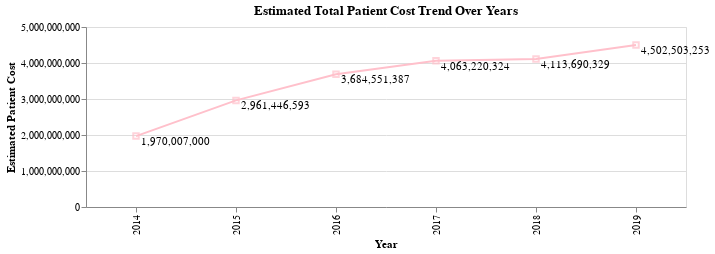

The cell this chart's notebook holds for it:
### Markdown cell above
### Line chart to show total cost trend over years ( not used)

### Code cell
line_chart = alt.Chart(df_agg_all).mark_line().encode(
    x='year:O',  # Use year as a temporal field
    y=alt.Y('estimated_patient_out_of_pocket:Q', title='Estimated Patient Cost'),
    tooltip=['year:T', 'estimated_patient_out_of_pocket:Q'],
    color=alt.value('pink')# Show tooltips with year and cost
).properties(
    width=600,  # Adjust the width of the chart as needed
    height=180,  # Adjust the height of the chart as needed
    title='Estimated Total Patient Cost Trend Over Years'
)

circle = alt.Chart(df_agg_all).mark_point(shape='square',color='pink').encode(
    x='year:O',
    y=alt.Y('estimated_patient_out_of_pocket:Q', title='Estimated Patient Cost'),
    tooltip=['year:T', 'estimated_patient_out_of_pocket:Q'],
)

# Create text labels using mark_text()
text = alt.Chart(df_agg_all).mark_text(
    align='left',
    baseline='top',
    dx=5,  # Adjust the horizontal offset for the labels as needed
).encode(
    x=alt.X('year:O', title='Year'),
    y=alt.Y('estimated_patient_out_of_pocket:Q', title='Estimated Patient Cost'),
    text=alt.Text("estimated_patient_out_of_pocket:Q", format=",.0f")
    #text='estimated_patient_out_of_pocket:Q',  # Display the cost as text
)


line_chart_Final=line_chart+circle+text

line_chart_Final

### Figure 1 — Vega-Lite specification as saved in the notebook (floating-point values rounded to 4 significant figures)
{"config": {"view": {"continuousWidth": 300, "continuousHeight": 300}}, "layer": [{"mark": {"type": "line"}, "encoding": {"color": {"value": "pink"}, "tooltip": [{"field": "year", "type": "temporal"}, {"field": "estimated_patient_out_of_pocket", "type": "quantitative"}], "x": {"field": "year", "type": "ordinal"}, "y": {"field": "estimated_patient_out_of_pocket", "title": "Estimated Patient Cost", "type": "quantitative"}}, "title": "Estimated Total Patient Cost Trend Over Years"}, {"mark": {"type": "point", "color": "pink", "shape": "square"}, "encoding": {"tooltip": [{"field": "year", "type": "temporal"}, {"field": "estimated_patient_out_of_pocket", "type": "quantitative"}], "x": {"field": "year", "type": "ordinal"}, "y": {"field": "estimated_patient_out_of_pocket", "title": "Estimated Patient Cost", "type": "quantitative"}}}, {"mark": {"type": "text", "align": "left", "baseline": "top", "dx": 5}, "encoding": {"text": {"field": "estimated_patient_out_of_pocket", "format": ",.0f", "type": "quantitative"}, "x": {"field": "year", "title": "Year", "type": "ordinal"}, "y": {"field": "estimated_patient_out_of_pocket", "title": "Estimated Patient Cost", "type": "quantitative"}}}], "data": {"name": "data-b7081493cf3cc1ca0acdd2ba53ba454b"}, "height": 180, "width": 600, "$schema": "https://vega.github.io/schema/vega-lite/v5.14.1.json", "datasets": {"data-b7081493cf3cc1ca0acdd2ba53ba454b": [{"year": 2014, "estimated_patient_out_of_pocket": 1970000000.0}, {"year": 2015, "estimated_patient_out_of_pocket": 2961000000.0}, {"year": 2016, "estimated_patient_out_of_pocket": 3685000000.0}, {"year": 2017, "estimated_patient_out_of_pocket": 4063000000.0}, {"year": 2018, "estimated_patient_out_of_pocket": 4114000000.0}, {"year": 2019, "estimated_patient_out_of_pocket": 4503000000.0}]}}
